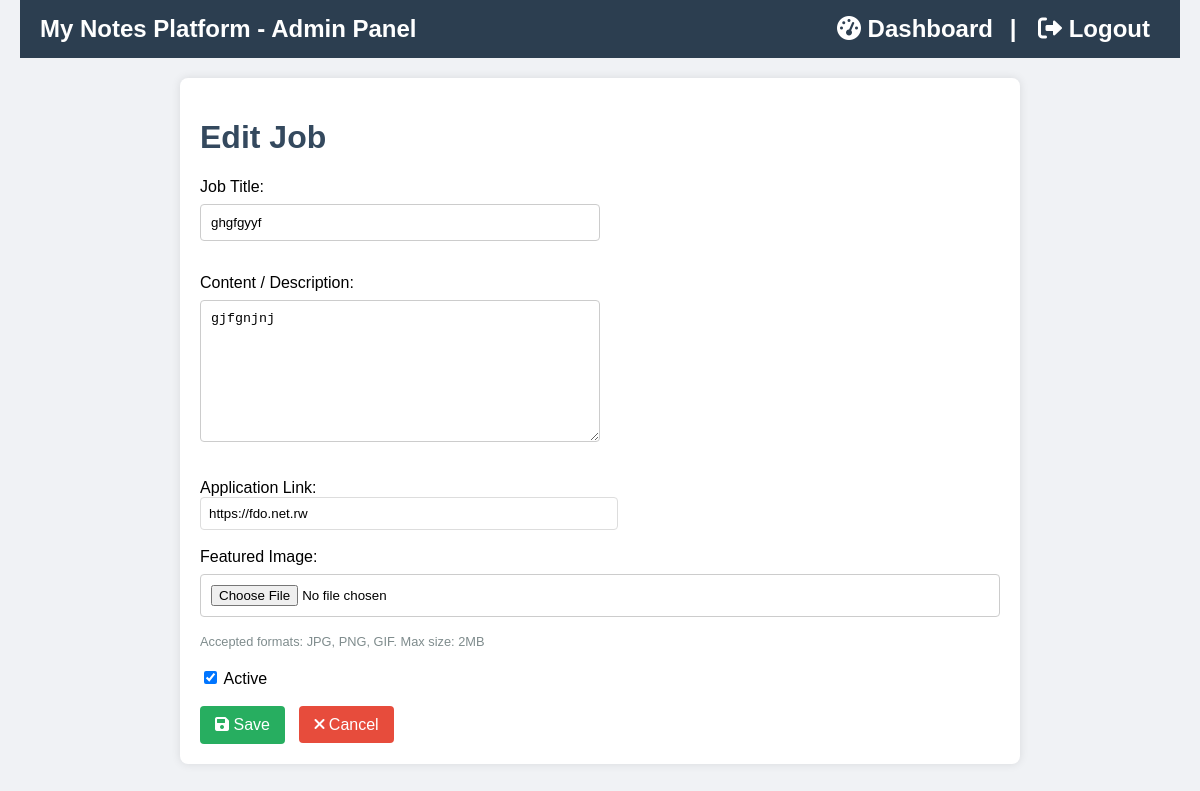
Screenshot of /admin/edit_job.php?id=8 (signed in) with the database file from the repository.
### tables this page shows
CREATE TABLE `jobs` (
  `id` int(11) NOT NULL,
  `title` varchar(255) NOT NULL,
  `content` text DEFAULT NULL,
  `application_link` varchar(500) DEFAULT NULL,
  `featured_image` varchar(255) DEFAULT NULL,
  `is_active` tinyint(1) NOT NULL DEFAULT 1,
  `created_at` timestamp NOT NULL DEFAULT current_timestamp(),
  `posted_at` datetime DEFAULT current_timestamp(),
  `updated_at` timestamp NOT NULL DEFAULT current_timestamp() ON UPDATE current_timestamp()
);

### admin/edit_job.php (the view, shortened to what this page needs)
<?php
$db = new PDO("mysql:host=localhost;dbname=notes_platform", "root", "");
$id = $_GET['id'] ?? null;
$job = null;
if ($id) {
    $stmt = $db->prepare("SELECT * FROM jobs WHERE id = ?");
    $stmt->execute([$id]);
    $job = $stmt->fetch(PDO::FETCH_ASSOC);
}
?>
<!DOCTYPE html>
<html lang="en">
<head>
    <link rel="stylesheet" href="css/admin_style.css" />
    <link rel="stylesheet" href="https://cdnjs.cloudflare.com/ajax/libs/font-awesome/6.0.0/css/all.min.css">
</head>
<body>
<header>
    My Notes Platform - Admin Panel
    <nav>
        <a href="dashboard.php"><i class="fas fa-tachometer-alt"></i> Dashboard</a> |
        <a href="logout.php"><i class="fas fa-sign-out-alt"></i> Logout</a>
    </nav>
</header>
<div class="container">
    <h1><?= $id ? 'Edit' : 'Add' ?> Job</h1>
    <form method="POST" action="" enctype="multipart/form-data">
        <label>Job Title:</label><br>
        <input type="text" name="title" value="<?= htmlspecialchars($job['title'] ?? '') ?>" required style="width:400px;"><br><br>
        <label>Content / Description:</label><br>
        <textarea name="content" rows="8" style="width:400px;"><?= htmlspecialchars($job['content'] ?? '') ?></textarea><br><br>
        <label>Application Link:</label><br>
        <input type="url" name="application_link" value="<?= htmlspecialchars($job['application_link'] ?? '') ?>" style="width:400px;"><br><br>
        <label>Featured Image:</label><br>
        <input type="file" name="featured_image" accept="image/*"><br>
        <small>Accepted formats: JPG, PNG, GIF. Max size: 2MB</small><br><br>
        <label>
            <input type="checkbox" name="is_active" <?= !isset($job['is_active']) || $job['is_active'] ? 'checked' : '' ?>> Active
        </label><br><br>
        <button type="submit" class="btn-save"><i class="fas fa-save"></i> Save</button>
        <a href="dashboard.php" class="btn-cancel"><i class="fas fa-times"></i> Cancel</a>
    </form>
</div>
</body>
</html>

### admin/css/admin_style.css (style rules this page uses)
body { font-family: Arial, sans-serif; background: #f0f2f5; margin: 0; padding: 0 20px; }
header { background: #2c3e50; color: white; padding: 15px 20px; text-align: center; font-size: 24px; font-weight: bold; }
nav a { color: white; margin: 0 10px; text-decoration: none; }
.container { background: white; max-width: 900px; margin: 20px auto; padding: 20px; border-radius: 8px; box-shadow: 0 0 8px rgba(0,0,0,0.1); }
h1, h2 { color: #34495e; }
form input[type=text], form textarea, form input[type=file] { width: 100%; padding: 10px; margin: 8px 0 15px 0; box-sizing: border-box; border: 1px solid #ccc; border-radius: 4px; }
button { background: #2980b9; color: white; padding: 10px 25px; border: none; border-radius: 4px; cursor: pointer; font-size: 16px; }
a { color: #2980b9; text-decoration: none; }

### admin/edit_job.php (style rules this page uses)
.container { max-width: 800px; margin: 20px auto; padding: 20px; background: #fff; border-radius: 8px; box-shadow: 0 0 10px rgba(0,0,0,0.1); }
header { background: #2c3e50; color: white; padding: 15px 20px; display: flex; justify-content: space-between; align-items: center; }
nav a { color: white; text-decoration: none; margin-left: 15px; }
input[type="text"], input[type="url"], textarea { padding: 8px; border: 1px solid #ddd; border-radius: 4px; }
textarea { resize: vertical; }
.btn-save { background: #27ae60; color: white; padding: 10px 15px; border: none; border-radius: 4px; cursor: pointer; }
.btn-cancel { background: #e74c3c; color: white; padding: 10px 15px; border: none; border-radius: 4px; cursor: pointer; text-decoration: none; margin-left: 10px; }
small { color: #7f8c8d; font-size: 0.8em; }

### rows the page displays
jobs: title "ghgfgyyf", content "gjfgnjnj", application_link "https://fdo.net.rw", is_active "☑"
